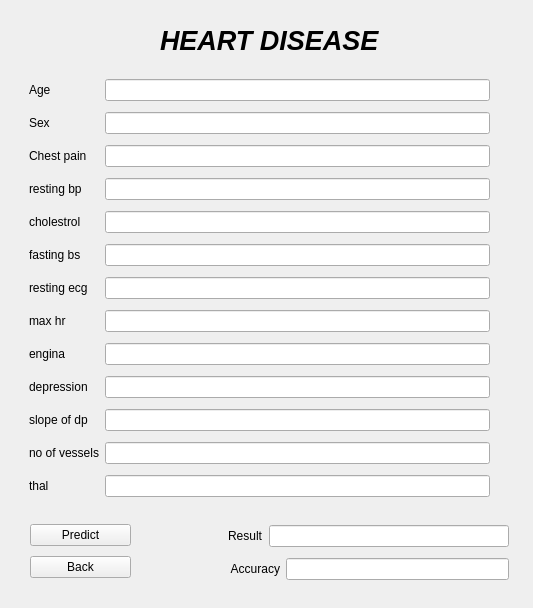
<?xml version="1.0" encoding="UTF-8"?>
<ui version="4.0">
 <class>Form</class>
 <widget class="QWidget" name="Form">
  <property name="geometry">
   <rect>
    <x>0</x>
    <y>0</y>
    <width>533</width>
    <height>608</height>
   </rect>
  </property>
  <property name="windowTitle">
   <string>Form</string>
  </property>
  <widget class="QLabel" name="label">
   <property name="geometry">
    <rect>
     <x>160</x>
     <y>20</y>
     <width>351</width>
     <height>41</height>
    </rect>
   </property>
   <property name="font">
    <font>
     <pointsize>20</pointsize>
     <weight>75</weight>
     <italic>true</italic>
     <bold>true</bold>
    </font>
   </property>
   <property name="text">
    <string>HEART DISEASE</string>
   </property>
  </widget>
  <widget class="QWidget" name="gridLayoutWidget">
   <property name="geometry">
    <rect>
     <x>29</x>
     <y>74</y>
     <width>461</width>
     <height>431</height>
    </rect>
   </property>
   <layout class="QGridLayout" name="gridLayout">
    <item row="9" column="0">
     <widget class="QLabel" name="label_10">
      <property name="text">
       <string>depression</string>
      </property>
     </widget>
    </item>
    <item row="0" column="0">
     <widget class="QLabel" name="label_3">
      <property name="text">
       <string>Age</string>
      </property>
     </widget>
    </item>
    <item row="8" column="1">
     <widget class="QLineEdit" name="lineEdit_8"/>
    </item>
    <item row="11" column="1">
     <widget class="QLineEdit" name="lineEdit_11"/>
    </item>
    <item row="9" column="1">
     <widget class="QLineEdit" name="lineEdit_9"/>
    </item>
    <item row="10" column="1">
     <widget class="QLineEdit" name="lineEdit_10"/>
    </item>
    <item row="12" column="1">
     <widget class="QLineEdit" name="lineEdit_12"/>
    </item>
    <item row="12" column="0">
     <widget class="QLabel" name="label_13">
      <property name="text">
       <string>thal</string>
      </property>
     </widget>
    </item>
    <item row="11" column="0">
     <widget class="QLabel" name="label_12">
      <property name="text">
       <string>no of vessels</string>
      </property>
     </widget>
    </item>
    <item row="4" column="1">
     <widget class="QLineEdit" name="lineEdit_5"/>
    </item>
    <item row="5" column="0">
     <widget class="QLabel" name="label_7">
      <property name="text">
       <string>fasting bs</string>
      </property>
     </widget>
    </item>
    <item row="4" column="0">
     <widget class="QLabel" name="label_6">
      <property name="text">
       <string>cholestrol</string>
      </property>
     </widget>
    </item>
    <item row="0" column="1">
     <widget class="QLineEdit" name="lineEdit"/>
    </item>
    <item row="1" column="0">
     <widget class="QLabel" name="label_2">
      <property name="text">
       <string>Sex</string>
      </property>
     </widget>
    </item>
    <item row="2" column="0">
     <widget class="QLabel" name="label_4">
      <property name="text">
       <string>Chest pain</string>
      </property>
     </widget>
    </item>
    <item row="1" column="1">
     <widget class="QLineEdit" name="lineEdit_2"/>
    </item>
    <item row="2" column="1">
     <widget class="QLineEdit" name="lineEdit_3"/>
    </item>
    <item row="3" column="0">
     <widget class="QLabel" name="label_5">
      <property name="text">
       <string>resting bp</string>
      </property>
     </widget>
    </item>
    <item row="3" column="1">
     <widget class="QLineEdit" name="lineEdit_4"/>
    </item>
    <item row="10" column="0">
     <widget class="QLabel" name="label_11">
      <property name="text">
       <string>slope of dp</string>
      </property>
     </widget>
    </item>
    <item row="7" column="0">
     <widget class="QLabel" name="label_8">
      <property name="text">
       <string>max hr</string>
      </property>
     </widget>
    </item>
    <item row="5" column="1">
     <widget class="QLineEdit" name="lineEdit_6"/>
    </item>
    <item row="8" column="0">
     <widget class="QLabel" name="label_9">
      <property name="text">
       <string>engina</string>
      </property>
     </widget>
    </item>
    <item row="7" column="1">
     <widget class="QLineEdit" name="lineEdit_7"/>
    </item>
    <item row="6" column="0">
     <widget class="QLabel" name="label_14">
      <property name="text">
       <string>resting ecg</string>
      </property>
     </widget>
    </item>
    <item row="6" column="1">
     <widget class="QLineEdit" name="lineEdit_13"/>
    </item>
   </layout>
  </widget>
  <widget class="QWidget" name="layoutWidget">
   <property name="geometry">
    <rect>
     <x>228</x>
     <y>520</y>
     <width>281</width>
     <height>66</height>
    </rect>
   </property>
   <layout class="QVBoxLayout" name="verticalLayout_2">
    <item>
     <layout class="QHBoxLayout" name="horizontalLayout">
      <item>
       <widget class="QLabel" name="label_15">
        <property name="text">
         <string>Result</string>
        </property>
       </widget>
      </item>
      <item>
       <widget class="QLineEdit" name="lineEdit_14"/>
      </item>
     </layout>
    </item>
    <item>
     <layout class="QHBoxLayout" name="horizontalLayout_2">
      <item>
       <widget class="QLabel" name="label_16">
        <property name="text">
         <string> Accuracy</string>
        </property>
       </widget>
      </item>
      <item>
       <widget class="QLineEdit" name="lineEdit_15"/>
      </item>
     </layout>
    </item>
   </layout>
  </widget>
  <widget class="QWidget" name="layoutWidget">
   <property name="geometry">
    <rect>
     <x>30</x>
     <y>520</y>
     <width>101</width>
     <height>62</height>
    </rect>
   </property>
   <layout class="QVBoxLayout" name="verticalLayout">
    <item>
     <widget class="QPushButton" name="pushButton">
      <property name="text">
       <string>Predict</string>
      </property>
     </widget>
    </item>
    <item>
     <widget class="QPushButton" name="backButton">
      <property name="text">
       <string>Back</string>
      </property>
     </widget>
    </item>
   </layout>
  </widget>
  <zorder>layoutWidget</zorder>
  <zorder>layoutWidget</zorder>
  <zorder>label</zorder>
  <zorder>gridLayoutWidget</zorder>
 </widget>
 <tabstops>
  <tabstop>lineEdit</tabstop>
  <tabstop>lineEdit_2</tabstop>
  <tabstop>lineEdit_3</tabstop>
  <tabstop>lineEdit_4</tabstop>
  <tabstop>lineEdit_5</tabstop>
  <tabstop>lineEdit_6</tabstop>
  <tabstop>lineEdit_13</tabstop>
  <tabstop>lineEdit_7</tabstop>
  <tabstop>lineEdit_8</tabstop>
  <tabstop>lineEdit_9</tabstop>
  <tabstop>lineEdit_10</tabstop>
  <tabstop>lineEdit_11</tabstop>
  <tabstop>lineEdit_12</tabstop>
  <tabstop>lineEdit_14</tabstop>
  <tabstop>lineEdit_15</tabstop>
  <tabstop>pushButton</tabstop>
  <tabstop>backButton</tabstop>
 </tabstops>
 <resources/>
 <connections/>
</ui>
